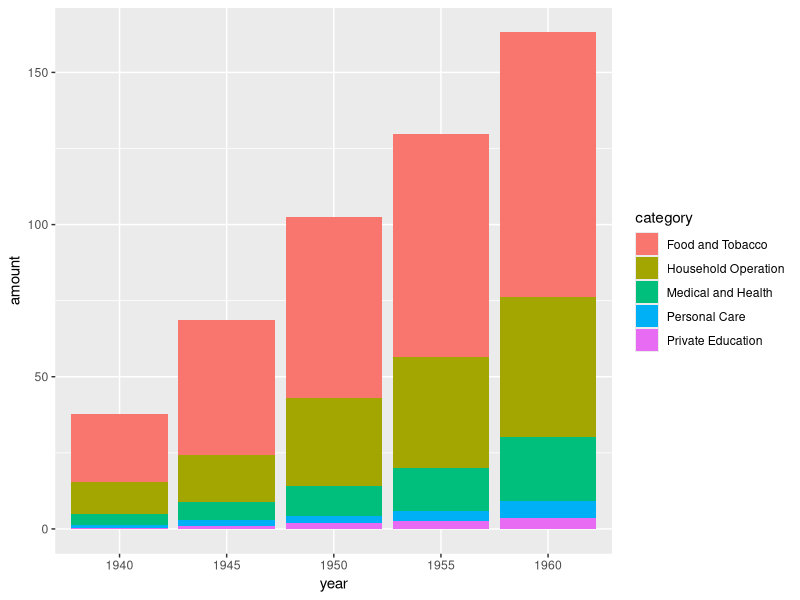

The R source for this figure:
rm(list=ls())

###Data Wrangling in R###
library("ggplot2")
data("USPersonalExpenditure")

#creating new dataframe
uspe = USPersonalExpenditure
amount = rep(t(uspe),1)
year = rep(colnames(uspe), nrow(uspe))
category = as.vector(sapply(rownames(uspe), rep, ncol(uspe)))
USPersonalExpenditure_Long = data.frame(category, year, amount)

#stacked bar chart
ggplot(USPersonalExpenditure_Long, aes(x = year, y = amount, fill=category)) +
  geom_bar(stat='identity')

#adding column for running total
USPersonalExpenditure_Long$csum = ave(USPersonalExpenditure_Long$amount, USPersonalExpenditure_Long$category, FUN=cumsum)

#5x2 table
totalExp = data.frame(apply(uspe, 1, sum))
totalExp = cbind(rownames(totalExp), data.frame(totalExp, row.names=NULL))
colnames(totalExp) = c("Category", "TotalExpenditures")

###SQL queries###
library("sqldf")
library("RSQLite")

date0 = c("2017-01-01","2017-04-03","2017-04-04","2017-05-01","2017-05-01")
name0 = c("Asghar", "Bethany", "Judith", "Gary", "Silverio")
amount0 = c(10,5,30,15,1.5)
unsubscribed0 = c(TRUE,FALSE,FALSE,TRUE,FALSE)
ex = data.frame(cbind(date0,name0,amount0,unsubscribed0))

#number of contributions
sqldf("SELECT COUNT(*) FROM ex;")

#total amount raised
sqldf("SELECT SUM(amount0) FROM ex;")

#net subscriptions by month
sqldf("SELECT count(*) AS Monthly_Net_Subscriptions FROM ex WHERE date0 LIKE '2017-01%' 
      UNION ALL SELECT count(*) FROM ex WHERE date0 LIKE '2017-02%'
      UNION ALL SELECT count(*) FROM ex WHERE date0 LIKE '2017-03%' 
      UNION ALL SELECT count(*) FROM ex WHERE date0 LIKE '2017-04%' 
      UNION ALL SELECT count(*) FROM ex WHERE date0 LIKE '2017-05%' 
      UNION ALL SELECT count(*) FROM ex WHERE date0 LIKE '2017-06%' 
      UNION ALL SELECT count(*) FROM ex WHERE date0 LIKE '2017-07%' 
      UNION ALL SELECT count(*) FROM ex WHERE date0 LIKE '2017-08%' 
      UNION ALL SELECT count(*) FROM ex WHERE date0 LIKE '2017-09%' 
      UNION ALL SELECT count(*) FROM ex WHERE date0 LIKE '2017-10%' 
      UNION ALL SELECT count(*) FROM ex WHERE date0 LIKE '2017-11%' 
      UNION ALL SELECT count(*) FROM ex WHERE date0 LIKE '2017-12%';")

#cumulative net subscriptions to-date

sqldf("SELECT d1.date0 As Date, SUM(d2.unsubscribed0 = 'FALSE') AS SubToDate
      FROM ex d1
      JOIN ex d2 on d1.date0 >= d2.date0
      GROUP BY d1.date0, d1.unsubscribed0
      ORDER BY d1.date0")
